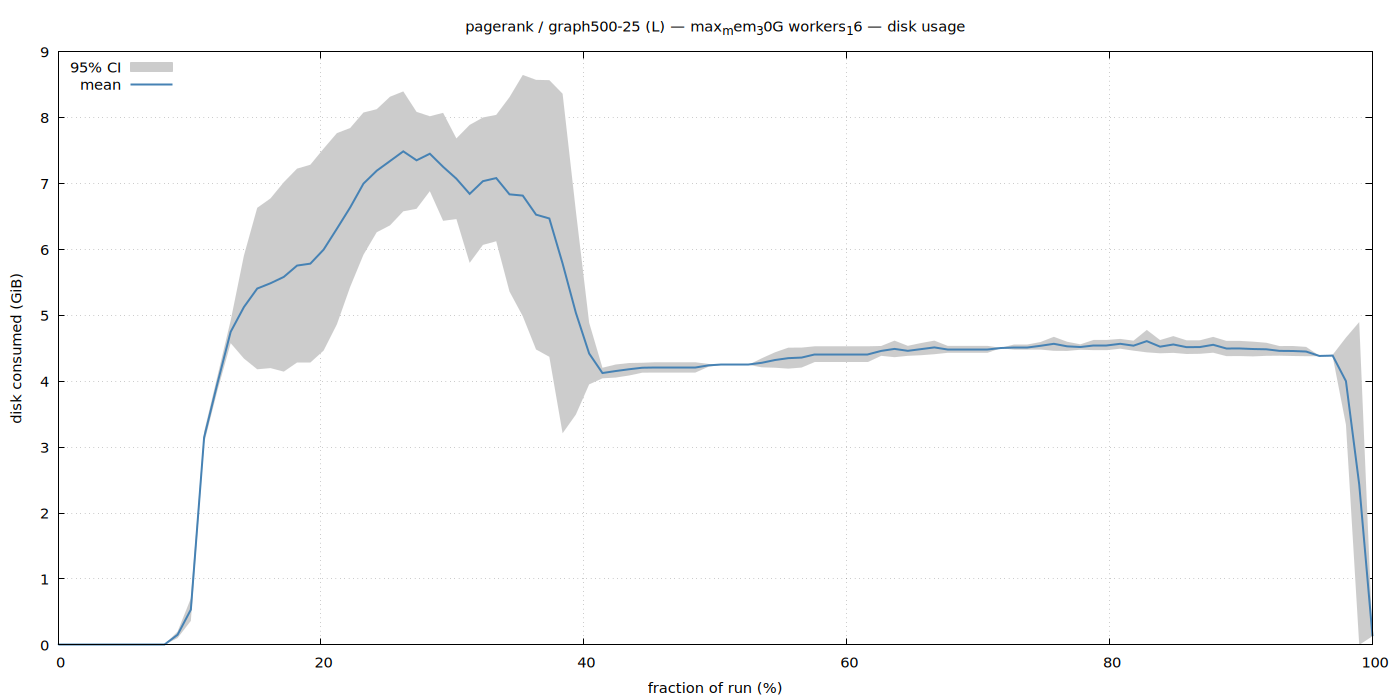

Write the gnuplot code that produced this figure.
set terminal pngcairo size 1400,700 enhanced font 'Sans,11'
set output '/home/ubuntu/nvm/gfrs/pagerank/L/graph500-25/max_mem_30G_workers_16/disk.png'
set title "pagerank / graph500-25 (L) — max_mem_30G workers_16 — disk usage"
set xlabel 'fraction of run (%)'
set ylabel 'disk consumed (GiB)'
set grid
set key top left
set yrange [0:*]
plot '/home/ubuntu/nvm/gfrs/pagerank/L/graph500-25/max_mem_30G_workers_16/disk.dat' using 1:3:4 with filledcurves lc rgb '#cccccc' title '95% CI', \
     '' using 1:2 with lines lw 2 lc rgb '#4682b4' title 'mean'
